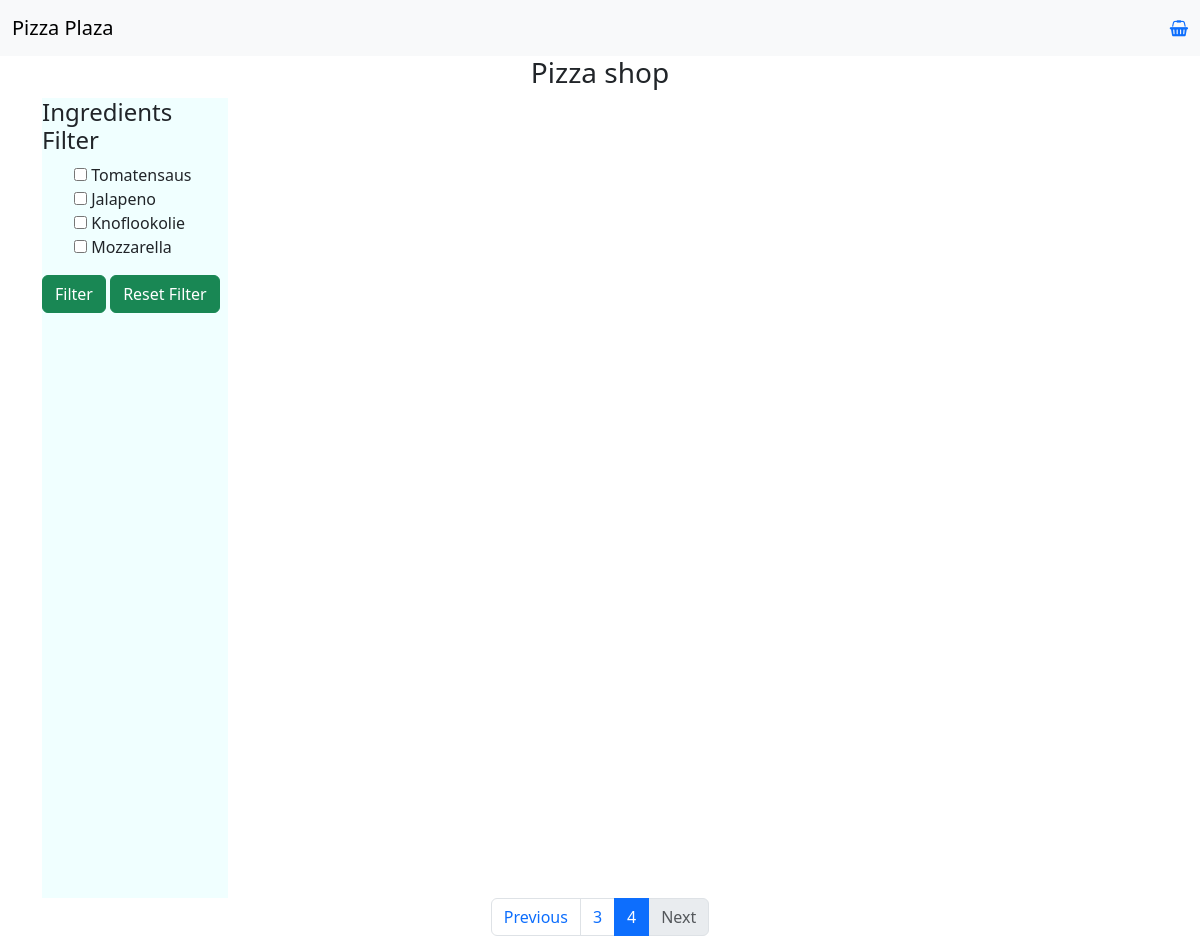
/pizzacontroller/pizzaOverview/4, run on the app's committed database.
### tables this page shows
CREATE TABLE `ingredients` (
  `ingredientId` varchar(4) NOT NULL,
  `ingredientName` varchar(255) NOT NULL,
  `ingredientIsActive` tinyint(1) NOT NULL DEFAULT 1,
  `ingredientCreateDate` varchar(10) NOT NULL,
  `ingredientDescription` text NOT NULL
);

### app/libraries/Core.php (called while the page is built, shortened)
<?php
class Core
{
    protected $currentMethod = 'index';
    public function __construct()
    {
        $url = $this->getUrl();
        $this->currentController = new $this->currentController();
        if (isset($url[1])) {
            if (method_exists($this->currentController, $url[1])) {
                $this->currentMethod = $url[1];
            }
        }
        $this->params = $url ? [$url[2]]: [];
        call_user_func_array([$this->currentController, $this->currentMethod], $this->params);
    }
    public function getUrl() {
        $incoming = $_SERVER['REQUEST_URI'];
        $incoming = str_replace("/pizzaplaza/", "", $incoming);
        if (isset($incoming) || !empty($incoming)) {
            $incoming = trim($incoming, "/");
            $url = filter_var($incoming, FILTER_SANITIZE_URL);
            $url = explode('/', $url);
            $urlController = $url[0];
            $urlAction = "";
            if (array_key_exists(1, $url)) {
                $urlAction = explode('?', $url[1])[0];
            }
            $urlSlug = "";
            if (array_key_exists(2, $url)) {
                $urlSlug = $url[2];
            }
            $output = [$urlController, $urlAction, $urlSlug];
            return $output;
        } else {
            return array('LandingpageController', 'index');
        }
    }
}

### app/require.php (called while the page is built, shortened)
<?php
  require_once 'libraries/Core.php';
  require_once 'libraries/Controller.php';
  require_once 'libraries/Database.php';
  $init = new Core();

### public/index.php (called while the page is built)
<?php
  require_once '../app/require.php';
?>

### app/libraries/Database.php (called while the page is built, shortened)
<?php
  class Database {
    private $dbHost = DB_HOST;
    private $dbUser = DB_USER;
    private $dbPass = DB_PASS;
    private $dbName = DB_NAME;
    private $statement;
    private $dbHandler;
    public function __construct()
    {
      $conn = 'mysql:host=' . $this->dbHost . ";dbname=" . $this->dbName;
      $options = array(
        PDO::ATTR_PERSISTENT => true,
        PDO::ATTR_ERRMODE => PDO::ERRMODE_EXCEPTION,
        PDO::ATTR_EMULATE_PREPARES => false
      );
      try
      {
        $this->dbHandler = new PDO($conn, $this->dbUser, $this->dbPass, $options);
      }
      catch(PDOException $e) {
        $this->error = $e->getMessage();
        echo $this->error;
      }
    }
    public function query($sql) {
      $this->statement = $this->dbHandler->prepare($sql);
    }
    public function bind($parameter, $value, $type=null) {
      switch (is_null($type)) {
        case is_int($value):
          $type = PDO::PARAM_INT;
          break;
      }
      $this->statement->bindValue($parameter, $value, $type);
    }
    public function execute() {
      return $this->statement->execute();
    }
    public function resultSet() {
      $this->execute();
      return $this->statement->fetchAll(PDO::FETCH_OBJ);
    }
  }
?>

### app/models/PizzaModel.php (called while the page is built, shortened)
<?php
class PizzaModel
{
    private $db;
    public function __construct()
    {
        $this->db = new Database();
    }
    public function getAllPizzas()
    {
        $this->db->query("SELECT pizzaId,
                                 pizzaName,
                                 pizzaPrice,
                                 pizzaPath
                                 FROM pizza
                                 WHERE pizzaIsActive = 1");
        return $this->db->resultSet();
    }
    public function getAllPizzasByPagination($offset, $limit)
    {
        $this->db->query("SELECT pizzaId,
                                 pizzaName,
                                 pizzaPrice,
                                 pizzaPath
                                 FROM pizza
                                 WHERE pizzaIsActive = 1
                                 LIMIT :offset, :limit");
        $this->db->bind(':offset', $offset);
        $this->db->bind(':limit', $limit);
        return $this->db->resultSet();
    }
    public function getIngredienten()
    {
        $this->db->query("SELECT ingredientId,
                                 ingredientName
                                 FROM ingredients
                                 WHERE ingredientIsActive = 1");
        return $this->db->resultSet();
    }
}

### app/views/pizza/pizzaOverview.php (the view, shortened to what this page needs)
<!DOCTYPE html>
<html lang="en">
<head>
    <link rel="stylesheet" href="<?= URLROOT; ?>public/css/style.css">
    <link rel="stylesheet" href="https://cdnjs.cloudflare.com/ajax/libs/font-awesome/4.7.0/css/font-awesome.min.css">
    <link href="https://cdn.jsdelivr.net/npm/bootstrap@5.3.2/dist/css/bootstrap.min.css" rel="stylesheet">
</head>
<body>
    <nav class="navbar navbar-expand-lg bg-body-tertiary">
        <div class="container-fluid">
            <a class="navbar-brand" href="#">Pizza Plaza</a>
            <a id="basketIcon" href="#" class="basket-icon">
                <i class="fa fa-shopping-basket"></i>
            </a>
        </div>
    </nav>
    <h3 class="text-center"><?= $data['title'] ?></h3>
    <div class="container" style="display: flex; height: 100%;">
        <div style="background-color: azure;" class="col-2">
            <h4>Ingredients Filter</h4>
            <form action="<?= URLROOT ?>pizzacontroller/pizzaOverview" method="post">
                <ul>
                    <?php foreach ($data['ingrediënten'] as $ingrediënt) : ?>
                        <li>
                            <label>
                                <input type="checkbox" name="selected_ingredients[]" value="<?php echo $ingrediënt->ingredientName; ?>">
                                <?php echo $ingrediënt->ingredientName; ?>
                            </label>
                        </li>
                    <?php endforeach; ?>
                </ul>
                <button class="btn btn-success " type="submit">Filter</button>
                <a href="<?= URLROOT ?>pizzacontroller/pizzaOverview/1" class="btn btn-success ">Reset Filter</a>
            </form>
        </div>
        <div style="flex-grow: 1;" class="col-8">
        </div>
    </div>
    <?php if (!empty($data['pageNumber'])) : ?>
        <nav aria-label="Page navigation example">
            <ul class="pagination justify-content-center">
                <li class="page-item <?= ($data['previousPage'] <= 0) ? 'disabled' : ''; ?>">
                    <a class="page-link" href="<?= URLROOT ?>pizzacontroller/pizzaOverview/<?= $data['previousPage'] ?>">Previous</a>
                </li>
                <li class="page-item <?= ($data['pageNumber'] == 1) ? 'active' : ''; ?>"><a class="page-link" href="<?= $data['firstPage'] ?>">
                        <?= $data['firstPage'] ?>
                    </a></li>
                <?php if ($data['totalPages'] >= 2) : ?>
                    <li class="page-item <?= ($data['pageNumber'] != 1 && $data['totalPages'] != $data['pageNumber'] || ($data['totalPages'] == 2 && $data['pageNumber'] == 2)) ? 'active' : ''; ?>"><a class="page-link" href="<?= $data['secondPage'] ?>">
                            <?= $data['secondPage'] ?>
                        </a></li>
                <?php endif; ?>
                <li class="page-item <?= ($data['nextPage'] > $data['totalPages']) ? 'disabled' : ''; ?>">
                    <a class="page-link" href="<?= URLROOT ?>pizzacontroller/pizzaOverview/<?= $data['nextPage'] ?>">Next</a>
                </li>
            </ul>
        </nav>
    <?php endif; ?>
</body>
</html>

### public/css/style.css (style rules this page uses)
li { list-style: none; }

### app/views/pizza/pizzaOverview.php (style rules this page uses)
html, body { height: 100%; }

### data on the page
ingredients: ingredientName "Tomatensaus"
ingredients: ingredientName "Jalapeno"
ingredients: ingredientName "Knoflookolie"
ingredients: ingredientName "Mozzarella"

### other printed values
$data['title'] "Pizza shop"
$data['firstPage'] "3"
$data['secondPage'] "4"
